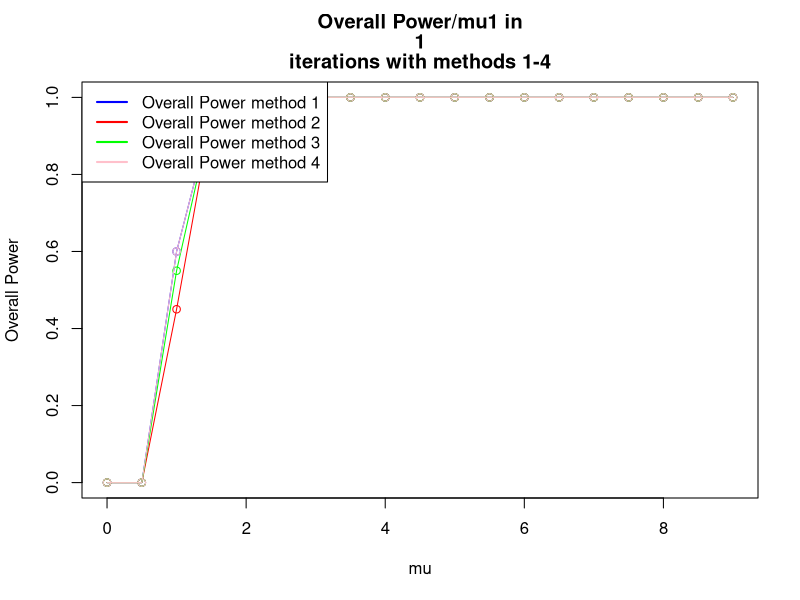
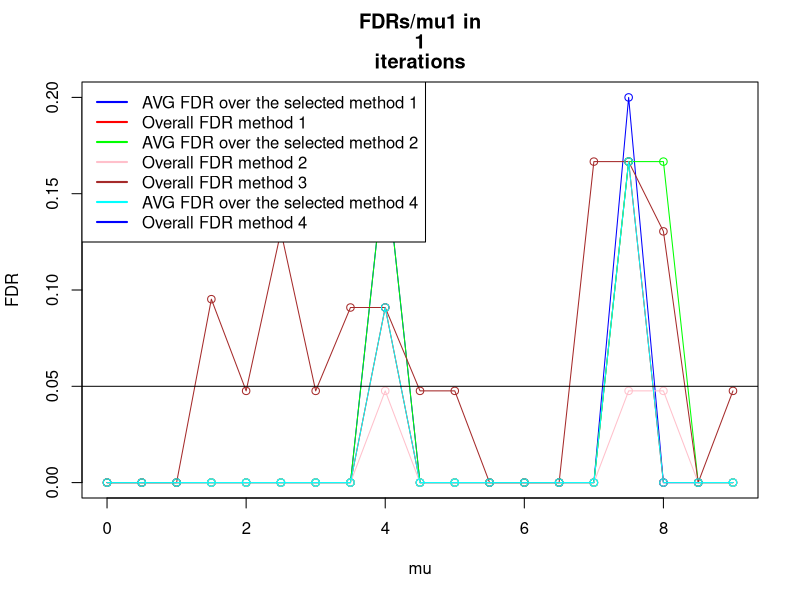
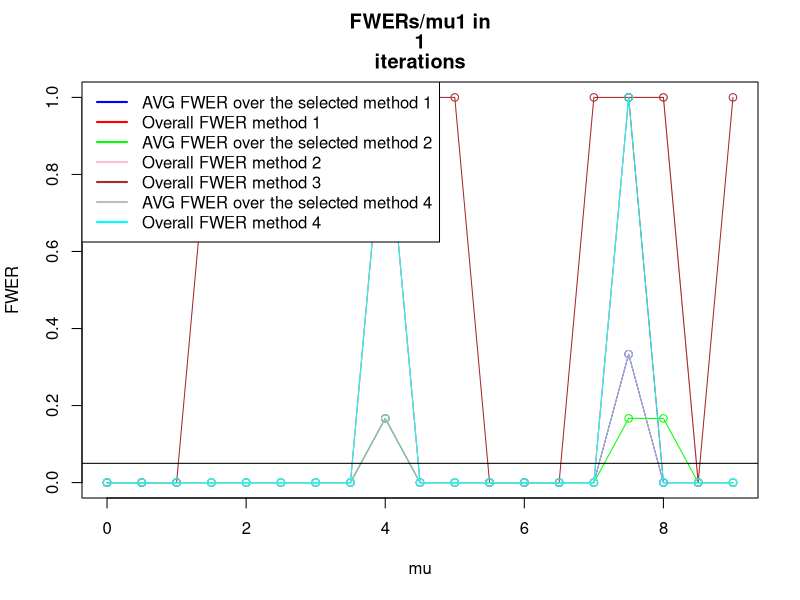
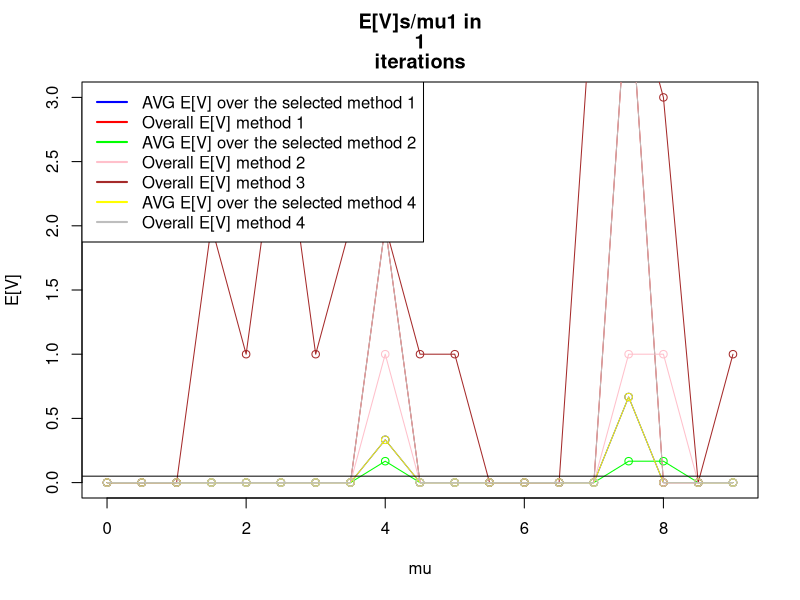
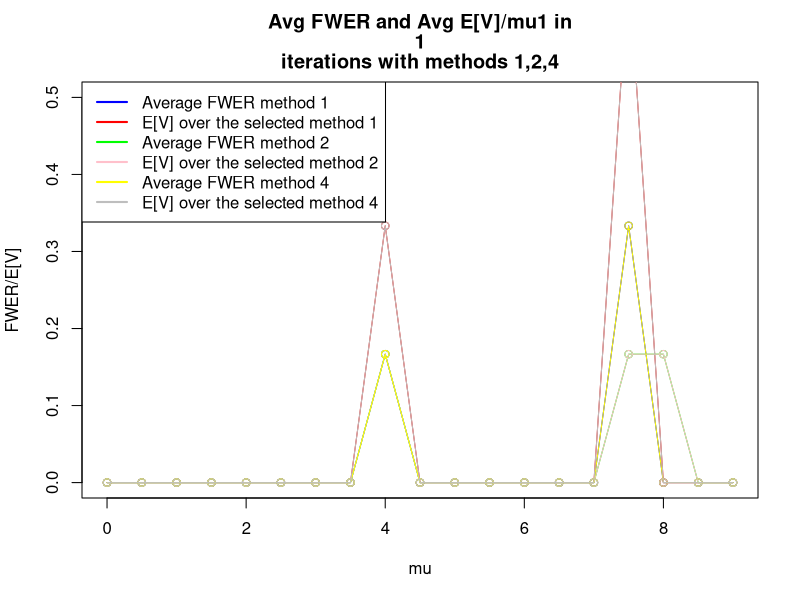

R code for these plots, in order: (Note: this script raises an error after producing the figures.)
iteration <- setClass ("iteration",
                       #Data structure that holds data regarding a certain iteration (=manipulation of random numbers)        
                       slots=c(xbars="numeric",
                               pvals="numeric",
                               refVec="logical",
                               numOfTrues="numeric",
                               truesMu1="numeric",
                               falsesMu1="numeric",
                               size="numeric",
                               proceduresApplied= "list"
                       )
)
procedure <- setClass ("procedure",
                       #a data structure holding the results of certain procedure applied to an iteration
                       
                       slots=c(procedureName="function",
                               rejects="list",
                               fr="numeric",
                               power="numeric",
                               fdr="numeric",
                               fwer="numeric"
                       )
)

calcSimesPVals<- function (PVals){
  min(p.adjust(PVals, method="BH"))
}

calcPower<-function (rejectsLength, falseRejections, size,numOfFalseH0sInRef,details=FALSE){
  #returns num of  true rejections divided by the number of planned rejections
  if (details==TRUE){
    print ("POWER CALC:")
    print (c("rejects:", rejectsLength))
    print (c("fr:", falseRejections))
    print (c("size:", size))
    print (c("numOfFalseH0sInRef:", numOfFalseH0sInRef))
    print (c("Power",(rejectsLength-falseRejections)/(size-numOfFalseH0sInRef)))
  }
  return ((rejectsLength-falseRejections)/(size-numOfFalseH0sInRef))
}

calcFDR<- function (rejects,falseRejections){
  if (rejects$length==0) return (0)
  else 
    return (falseRejections/rejects$length)
}

calcFWER<- function (rejects, falseRejections){
  if (rejects$length==0)
    return (0)
  if (falseRejections>0) 
    return (1)
  if (falseRejections==0) 
    return (0)
}

countFalseRejections<-function (rejects , refVec){
  if (rejects$length==0){ #if there were no rejects at all
    return (0)
  }
  
  fr<-0 #false rejections counter
  for (i in 1:rejects$length){ # count num of false rejects
    #     print (refVec)
    if (refVec[rejects$ix[i]]==FALSE) { #if the rejection was false
      fr<-fr+1
    }
  }
  return (fr) 
}

SelectFamiliesBH<-function (familiesSimesPVals){
  #b<-p.adjust(familiesSimesPVals,method="BH")
  #return (which(b<0.05))
  #print ("SELECT: ")
  #print (Preject(familiesSimesPVals))
  #print ("BH SELECT")
  return (Preject(method="BH", pvals=familiesSimesPVals))
  
}  
#return Array of Selected Families and old ixs



rejectTukey <- function (xbars,S,groupSize,qStar){
  statistics=as.numeric(dist(xbars)/sqrt(S/groupSize))
  b<-which(statistics>=qStar)
  
  #   print (statistics)
  #   print ("Q*")
  #   print (qStar)
  #   print (list("length"=length(b), "ix"=b))
  return (list("length"=length(b), "ix"=b))
}

Preject <- function (method="BH", pvals=c(0), details=FALSE, alpha =0.05){
  a<-p.adjust(p=pvals,method=method)
  #   print (a)
  b<- which(a<alpha)
  return (list ("length"=length(b), "ix"=b))
}

calcTukeyPVal <-function(xbars,S,groupSize, numOfGroups){
  pval<- 1-ptukey(q=max(dist(xbars))/sqrt(S/groupSize), 
                  nmeans=numOfGroups ,df=numOfGroups * (groupSize-1))
  return (pval)
}

calcPairwisePVals <-function (xbars,S,groupSize, numOfGroups,i=1,details=FALSE){
  ##useful for method C phase 2
  pvals=2*(1-pt(q=dist(xbars)/sqrt(2*S[i]/groupSize),
                df= numOfGroups*(groupSize-1)))
  if (details==TRUE){
    print (c("PAIRWISE", pvals))
    print (as.numeric(pvals))
  }
  #   readline()
  return (as.numeric(pvals))
}

getRandomXBars <-function (size, numOfTrues, truesMu1=0, falsesMu1, sd=1){
  xbar<- rep(NA,size) #init xbar
  xbar[1:numOfTrues]<- (rnorm(n=numOfTrues,mean=truesMu1,sd=sd)) 
  #define the null first families
  xbar[(numOfTrues+1):size]<- (rnorm(n=size-numOfTrues,mean=falsesMu1,sd=sd)) 
  #define the non-null last families   
  #   print (xbar)
  #   readline()
  return (xbar)
}
setDesVector <-function (size, numOfZeros,mu=4){
  a<-rep(0,numOfZeros)
  b<-rep(mu,size-numOfZeros)
  return (c(a,b))
}

setRefVectorBig <-function(size, numOfZeros,mu){
  DesVector<-setDesVector(size,numOfZeros,mu)
  #   print ("DesVector:")
  #   print (DesVector)
  return (as.logical(dist(DesVector)))
}

# this method works only for numOfGroups=3, setRefVectorBig does this right for larger sizes
# setRefVector <- function (size, numOfTrues){
#   #initialize reference vector
#   refvec<-rep (NA,size)
#   refvec[1:numOfTrues]<- TRUE # these will be true discoveries
#   refvec[(numOfTrues+1):size]<- FALSE # these will be False Discoveries
#   return (refvec)
# }


#method A(3): Overall BH (one level)
#method B(2): QTukey Statistics (2 levels) 1: TukeyPval , 2: QTukey Stat
#method C(1): BH with pairwise Pval (2 levels) 1: TukeyPVal, 2:Pairwise PVal
#method 4: To be added later - currently empty

#this algorithm builds "numOfFamilies" families, each family of size "numOfGroups",
#with "numOfTrues" trues and the rest of the families are false, with "numOfSignalFamilies"
#families in which there 
#is signal (=numOfTrues is used), and the rest of the families are with no signal (all mus are 0)
#then uses 3 different methods to reject.
tukeyTest2 <-function(n=10000, numOfFamilies=40, numOfGroups=3, numOfTrues=1, numOfSignalFamilies=5,
                      minMu1=0, maxMu1=4, interval=0.5, alpha=0.05, groupSize=16,details=FALSE){
  
  #definition of constant df
  df=numOfGroups*(groupSize-1) #calculate degs of freedom
  
  #declration of matrices to keep means, size is # of methods * the number of mu values 
  OvrPowerMeans<-matrix(0,4,(maxMu1-minMu1)/interval+1)
  AVGFDRMeans<-matrix(0,4,(maxMu1-minMu1)/interval+1)
  OvrFDRMeans<-matrix(0,4,(maxMu1-minMu1)/interval+1)
  AVGFWERMeans<-matrix(0,4,(maxMu1-minMu1)/interval+1)
  OvrFWERMeans<-matrix(0,4,(maxMu1-minMu1)/interval+1)
  OvrFRMeans<-matrix(0,4,(maxMu1-minMu1)/interval+1)
  AVGFRMeans<-matrix(0,4,(maxMu1-minMu1)/interval+1)
  
  for (mu in seq(minMu1,maxMu1,interval)){
    
    #matrices for each mu1
    TotalAVGFDR<-matrix(0,4,n)
    TotalAVGFWER<-matrix(0,4,n)
    TotalOvrFWER<-matrix(0,4,n)
    TotalOvrPower<-matrix(0,4,n)
    TotalAVGFR<-matrix(0,4,n)
    TotalOvrFR<-matrix(0,4,n)
    TotalOvrFDR<-matrix(0,4,n)
    print (mu)
    #     readline()
    
    #each iteration
    for (iters in 1:n){
      #       print (c("iter:" ,iters))
      
      #setup  of variables
      familyArray= list(numOfFamilies);
      familiesTukeyPVals = numeric(numOfFamilies);
      familiesSimesPVals = numeric(numOfFamilies);
      
      SelectedFamilies<-list(0);
      OverallRejectsLength<-numeric(4) # 4 slots for each method B/C/*/4
      OverallFR <- numeric(4)
      FDRSum <-numeric(4)
      FWERSum <- numeric(4)
      jointFamily <- new ("iteration",
                          size=choose(numOfGroups,2)*numOfFamilies,
                          numOfTrues=0+
                            #num of true hypotheses in the no signal zone
                            numOfSignalFamilies*(numOfGroups-1),
                          #num of true hypotheses in the signal zone
                          falsesMu1=mu
      )
      #       print (jointFamily)
      #       readline()
      ##init variance vector
      S=rchisq(n=numOfFamilies,df=df)/df
      
      for (i in 1:numOfFamilies){
        
        familyArray[[i]]= new ("iteration",
                               size=choose (numOfGroups,2),
                               numOfTrues=numOfTrues, #=1
                               falsesMu1=mu
        ) #init family
        
        
        if (i<=numOfSignalFamilies){ #first 5 families with signal
          familyArray[[i]]@refVec=setRefVectorBig(
            size=numOfGroups,
            numOfZeros=numOfGroups-numOfTrues,
            mu=mu)
          #           print ("Reference vector:")
          #           print (familyArray[[i]]@refVec)
          #build reference Vector
          familyArray[[i]]@xbars=getRandomXBars(size=numOfGroups,
                                                numOfTrues=numOfGroups-1,
                                                falsesMu1=mu,
                                                sd=sqrt(1/groupSize))
        }
        else { #35 families no signal
          familyArray[[i]]@refVec=setRefVectorBig(
            size=numOfGroups,
            numOfZeros=numOfGroups,
            mu=mu)
          
          #build reference Vector (we set numOfTrues as 1 and falsesMu1 as 0 so that all xbars are
          #generated around 0, the value of numOfTrues doesnt matter here)
          familyArray[[i]]@xbars=getRandomXBars(size=numOfGroups,
                                                numOfTrues=1,
                                                falsesMu1=0,
                                                sd=sqrt(1/groupSize))
        }
        #                             print ("Reference vector:")
        #                             print (familyArray[[i]]@refVec)
        if (details==TRUE){
          #                    print (i)
          #                    print (familyArray[[i]]@xbars)         
        } #end details print
        
        familyArray[[i]]@pvals=calcPairwisePVals(familyArray[[i]]@xbars,
                                                 S,
                                                 groupSize,
                                                 numOfGroups,
                                                 i=i,
                                                 details=FALSE)
        #        readline()
        #calc Pairwise PVals for Method C(1)
        
        familyArray[[i]]@proceduresApplied=append(familyArray[[i]]@proceduresApplied,
                                                  new ("procedure"))
        familyArray[[i]]@proceduresApplied=append(familyArray[[i]]@proceduresApplied,
                                                  new ("procedure"))
        familyArray[[i]]@proceduresApplied=append(familyArray[[i]]@proceduresApplied,
                                                  new ("procedure"))
        familyArray[[i]]@proceduresApplied=append(familyArray[[i]]@proceduresApplied,
                                                  new ("procedure"))
        familiesTukeyPVals[i]=calcTukeyPVal(familyArray[[i]]@xbars
                                            ,S[i],groupSize, numOfGroups)
        familiesSimesPVals[i]=calcSimesPVals(familyArray[[i]]@pvals)
        
        #calc Tukey PVals for method B(2)
        
        #         print (c("family tukey pval", i, familiesTukeyPVals[i]))
        
        #add to jointFamily for methods 3-4
        jointFamily@refVec=append(jointFamily@refVec,familyArray[[i]]@refVec)
        jointFamily@xbars=append(jointFamily@xbars,familyArray[[i]]@xbars)
        jointFamily@pvals=append(jointFamily@pvals,familyArray[[i]]@pvals)
        jointFamily@proceduresApplied=append(familyArray[[i]]@proceduresApplied,
                                             new ("procedure"))
        jointFamily@proceduresApplied=append(familyArray[[i]]@proceduresApplied,
                                             new ("procedure"))
      } #end for i
      
      if (details==TRUE){
        #         print (jointFamily)
        #         print (familiesSimesPVals)
        #         readline()
      }
      
      #method B,C step 1: select interesting families using BH
      SelectedFamilies[[1]]<-SelectFamiliesBH(familiesTukeyPVals)
      SelectedFamilies[[2]]<-SelectedFamilies[[1]] #for this stage selection for both methods is the same
      qStar=qtukey(p=1-alpha*SelectedFamilies[[1]]$length/numOfFamilies,
                   nmeans=numOfGroups,df=df)
      SelectedFamilies[[4]]<-SelectFamiliesBH(familiesSimesPVals)
      #       print (familyArray[[i]]@pvals, qStar)
      print ("SELECTS FROM METHOD 4")
      print (SelectedFamilies[[4]])
      #             readline()
      
      
      ##method 1/2 step 2: #process BH/QTukey on selected families
      for (methodix in 1:3){ #run through methods
        if (methodix==3){
          methodix<-4
        }
        print (c("METHOD:", methodix))
        if (SelectedFamilies[[methodix]]$length>0){   #if there are any selected families
          for (i in 1:SelectedFamilies[[methodix]]$length){ #run thru selected families
            
            if (methodix==1 || methodix==4){
              #method 1=method C
              #method 4= BH BH (simes)
              #print ("1")
              # reject inside the selected families with BH alpha=0.05*r/m
              familyArray[[SelectedFamilies[[methodix]]$ix[i]]]@proceduresApplied[[methodix]]@rejects<-
                Preject(method="BH", pvals=familyArray[[SelectedFamilies[[methodix]]$ix[i]]]@pvals, 
                        alpha=alpha*SelectedFamilies[[methodix]]$length/numOfFamilies)
            }
            if (methodix==2){
              #methodB
              #print ("2")
              # reject inside the selected families with QTUKEY threshold
              familyArray[[SelectedFamilies[[methodix]]$ix[i]]]@proceduresApplied[[2]]@rejects<-
                rejectTukey( familyArray[[SelectedFamilies[[methodix]]$ix[i]]]@xbars,
                             S[SelectedFamilies[[methodix]]$ix[i]],
                             groupSize,
                             qStar)
              #               print (dist(familyArray[[SelectedFamilies[[methodix]]$ix[i]]]@xbars))
              #               print (familyArray[[SelectedFamilies[[methodix]]$ix[i]]]@refVec)
              #               readline()
            }
            
            #calc frs,power,fdr,fwer for the ith selectedfamily
            familyArray[[SelectedFamilies[[methodix]]$ix[i]]]@proceduresApplied[[methodix]]@fr=
              countFalseRejections(
                familyArray[[SelectedFamilies[[methodix]]$ix[i]]]@proceduresApplied[[methodix]]@rejects,
                familyArray[[SelectedFamilies[[methodix]]$ix[i]]]@refVec)
            
            familyArray[[SelectedFamilies[[methodix]]$ix[i]]]@proceduresApplied[[methodix]]@power=
              calcPower(familyArray[[SelectedFamilies[[methodix]]$ix[i]]]@proceduresApplied[[methodix]]@rejects$length,
                        familyArray[[SelectedFamilies[[methodix]]$ix[i]]]@proceduresApplied[[methodix]]@fr, 
                        familyArray[[SelectedFamilies[[methodix]]$ix[i]]]@size, 
                        length(which(familyArray[[SelectedFamilies[[methodix]]$ix[i]]]@refVec==FALSE)))
            
            familyArray[[SelectedFamilies[[methodix]]$ix[i]]]@proceduresApplied[[methodix]]@fdr=
              calcFDR(familyArray[[SelectedFamilies[[methodix]]$ix[i]]]@proceduresApplied[[methodix]]@rejects,
                      familyArray[[SelectedFamilies[[methodix]]$ix[i]]]@proceduresApplied[[methodix]]@fr)
            
            familyArray[[SelectedFamilies[[methodix]]$ix[i]]]@proceduresApplied[[methodix]]@fwer=
              calcFWER(familyArray[[SelectedFamilies[[methodix]]$ix[i]]]@proceduresApplied[[methodix]]@rejects,
                       familyArray[[SelectedFamilies[[methodix]]$ix[i]]]@proceduresApplied[[methodix]]@fr)
            if (details==TRUE){ 
              print (c("Family number:", SelectedFamilies[[methodix]]$ix[i]))
              print (c("FRs:", familyArray[[SelectedFamilies[[methodix]]$ix[i]]]@proceduresApplied[[methodix]]@fr))
              print (c("FDR:", familyArray[[SelectedFamilies[[methodix]]$ix[i]]]@proceduresApplied[[methodix]]@fdr))
              print (c("FWER: ", familyArray[[SelectedFamilies[[methodix]]$ix[i]]]@proceduresApplied[[methodix]]@fwer))
              print (c("Power: ", familyArray[[SelectedFamilies[[methodix]]$ix[i]]]@proceduresApplied[[methodix]]@power))
              print (c("Rejects:", familyArray[[SelectedFamilies[[methodix]]$ix[i]]]@proceduresApplied[[methodix]]@rejects$length))
            } #end details print
            FDRSum[methodix]=FDRSum[methodix]+familyArray[[SelectedFamilies[[methodix]]$ix[i]]]@proceduresApplied[[methodix]]@fdr
            FWERSum[methodix]=FWERSum[methodix]+familyArray[[SelectedFamilies[[methodix]]$ix[i]]]@proceduresApplied[[methodix]]@fwer  				
            OverallFR[methodix]=OverallFR[methodix]+familyArray[[SelectedFamilies[[methodix]]$ix[i]]]@proceduresApplied[[methodix]]@fr
            OverallRejectsLength[methodix]=OverallRejectsLength[methodix]+familyArray[[SelectedFamilies[[methodix]]$ix[i]]]@
              proceduresApplied[[methodix]]@rejects$length
            
            
          } #end for loop of i selected families     
          #           print (c("OVERALL REJECTS LENGTH method :", methodix ,OverallRejectsLength[methodix]))
          
          
          TotalAVGFDR[methodix, iters] <-FDRSum[methodix]/SelectedFamilies[[methodix]]$length
          if (is.nan(TotalAVGFDR[methodix, iters])) {
            TotalAVGFDR[methodix, iters]<-0
          }
          TotalAVGFWER[methodix, iters]<-FWERSum[methodix]/SelectedFamilies[[methodix]]$length
          if (is.nan(TotalAVGFDR[methodix, iters])) {
            TotalAVGFWER[methodix, iters]<-0
          }
          print ("TOTAL OVR POWER CALC")
          print ("")
          TotalOvrPower[methodix, iters]<- calcPower(rejects=OverallRejectsLength[methodix],
                                                     falseRejections=OverallFR[methodix],
                                                     size=jointFamily@size,
                                                     numOfFalseH0sInRef=jointFamily@size-jointFamily@numOfTrues
          ) 
          
          #             (OverallRejectsLength[methodix]-OverallFR[methodix])/(numOfFamilies*(numOfGroups-numOfTrues))
          TotalOvrFR[methodix, iters]<-OverallFR[methodix]
          TotalAVGFR[methodix, iters]<-OverallFR[methodix]/SelectedFamilies[[methodix]]$length
          
          TotalOvrFDR[methodix, iters]<- OverallFR[methodix]/OverallRejectsLength[methodix]
          if (is.nan(TotalOvrFDR[methodix, iters])) {
            TotalOvrFDR[methodix, iters]<-0
          }
          
          TotalOvrFWER[methodix, iters]<-sign(TotalOvrFDR[methodix, iters])
          if (is.nan(TotalOvrFWER[methodix, iters])) {
            TotalOvrFWER[methodix, iters]<-0
          }
          
          print (c("Iteration:", iters, "mu1:", mu, "method:", methodix))
          print (c("Average FDR:", FDRSum[methodix]/SelectedFamilies[[methodix]]$length))
          print (c("Overall FDR: ",  OverallFR[methodix]/OverallRejectsLength[methodix]))
          print (c("Average FWER: ", FWERSum[methodix]/SelectedFamilies[[methodix]]$length))
          print (c("Overall FR: ", OverallFR[methodix]))
          print (c("Interesting Families () are",SelectedFamilies[[methodix]]))
          #readline()
          
          
        } #end if selected families exist
        else {
          #"no selected families in iteration - all stats  are 0"
          print ("no families selected")
          TotalAVGFDR[methodix,iters]<-0
          TotalAVGFWER[methodix,iters]<-0
          TotalOvrFWER[methodix,iters]<-0
          TotalOvrPower[methodix,iters]<-0
          TotalOvrFR[methodix,iters]<-0
          TotalAVGFR[methodix,iters]<-0
          TotalOvrFDR[methodix,iters]<-0
        }
      } #end for methodix
      
      # methods 3/4
      for (methodix in 3:3){
        if (methodix==3){
          #method 3 - overall BH - take joint family and reject in it using BH
          jointFamily@proceduresApplied[[methodix-2]]@rejects=Preject(method="BH", pvals=jointFamily@pvals, alpha=0.05)
        }
        
        #calc stats for joint family
        jointFamily@proceduresApplied[[methodix-2]]@fr=countFalseRejections(jointFamily@proceduresApplied[[methodix-2]]@rejects,jointFamily@refVec)
        jointFamily@proceduresApplied[[methodix-2]]@power=calcPower(jointFamily@proceduresApplied[[methodix-2]]@rejects$length,
                                                                    jointFamily@proceduresApplied[[methodix-2]]@fr, jointFamily@size, jointFamily@size-jointFamily@numOfTrues)
        jointFamily@proceduresApplied[[methodix-2]]@fdr=calcFDR(jointFamily@proceduresApplied[[methodix-2]]@rejects,
                                                                jointFamily@proceduresApplied[[methodix-2]]@fr)
        jointFamily@proceduresApplied[[methodix-2]]@fwer=calcFWER(jointFamily@proceduresApplied[[methodix-2]]@rejects, 
                                                                  jointFamily@proceduresApplied[[methodix-2]]@fr)
        
        TotalOvrFDR[methodix,iters]=jointFamily@proceduresApplied[[methodix-2]]@fdr
        TotalOvrFWER[methodix,iters]=jointFamily@proceduresApplied[[methodix-2]]@fwer					
        TotalOvrFR[methodix,iters]=jointFamily@proceduresApplied[[methodix-2]]@fr
        TotalOvrPower[methodix,iters]=jointFamily@proceduresApplied[[methodix-2]]@power						
        
      }
      #			print ("TOTAL OVR FDR")
      #			print (TotalOvrFDR)
    } #end n for - iterations
    
    #print ("Total AVG FDR")
    #print (mean(TotalAVGFDR))
    #print ("Total AVG FWER")
    #print (mean(TotalAVGFWER))
    #print ("Total Ovr FR")
    #print (mean(TotalOvrFR))
    #print ("Total OVr FDR")
    #print (mean(TotalOvrFDR))
    
    for (methodix in 1:4){
      if (methodix!=3){
        AVGFDRMeans[methodix,(mu-minMu1)/interval+1]<-mean(TotalAVGFDR[methodix,])
        AVGFWERMeans[methodix,(mu-minMu1)/interval+1]<-mean(TotalAVGFWER[methodix,])
        AVGFRMeans[methodix,(mu-minMu1)/interval+1]<-mean(TotalAVGFR[methodix,])
      }
      OvrPowerMeans[methodix,(mu-minMu1)/interval+1]<-mean(TotalOvrPower[methodix,])
      OvrFDRMeans[methodix,(mu-minMu1)/interval+1]<-mean(TotalOvrFDR[methodix,])
      OvrFWERMeans[methodix,(mu-minMu1)/interval+1]<-mean(TotalOvrFWER[methodix,])
      OvrFRMeans[methodix,(mu-minMu1)/interval+1]<-mean(TotalOvrFR[methodix,])
      
      #			print ('Ovr fdrmeans')
      #			print (OvrFDRMeans)
      
    }#end methodix for 
  } #end mu for
  
  
  
  #	print (OvrFDRMeans[1,])
  #	print (OvrFDRMeans[2,])
  #	print (AVGFDRMeans[1,])
  #	print (AVGFDRMeans[2,])
  #	
  
  plot (seq(minMu1,maxMu1,interval),OvrPowerMeans[1,], 
        col="blue", ylim=c(0,1),xlab= "mu", ylab= "Overall Power",
        main =c("Overall Power/mu1 in", n, "iterations with methods 1-4"), type="o")
  lines (seq(minMu1,maxMu1,interval),OvrPowerMeans[2,], col="red", type="o")
  lines (seq(minMu1,maxMu1,interval),OvrPowerMeans[3,], col="green", type="o")
  lines (seq(minMu1,maxMu1,interval),OvrPowerMeans[4,], col="pink", type="o")
  
  
  legend("topleft", 
         legend= c("Overall Power method 1", "Overall Power method 2", 
                   "Overall Power method 3","Overall Power method 4"), 
         lty=c(1,1,1,1),
         lwd=c(2,2,2,2),
         col=c("blue","red", "green", "pink")
  )
  plot (seq(minMu1,maxMu1,interval),AVGFDRMeans[1,], 
        col="blue", ylim=c(0,0.2),xlab= "mu", ylab= "FDR",
        main =c("FDRs/mu1 in", n, "iterations"), type="o")
  lines (seq(minMu1,maxMu1,interval),OvrFDRMeans[1,], col="red", type="o")
  lines (seq(minMu1,maxMu1,interval),AVGFDRMeans[2,], col="green", type="o")
  lines (seq(minMu1,maxMu1,interval),OvrFDRMeans[2,], col="pink", type="o")
  lines (seq(minMu1,maxMu1,interval),OvrFDRMeans[3,], col="brown", type="o")
  lines (seq(minMu1,maxMu1,interval),OvrFDRMeans[4,], col="cyan", type="o")
  abline (h=0.05, col="black")
  
  legend("topleft", 
         legend= c("AVG FDR over the selected method 1", "Overall FDR method 1",
                   "AVG FDR over the selected method 2", "Overall FDR method 2", 
                   "Overall FDR method 3",
                   "AVG FDR over the selected method 4", "Overall FDR method 4" ), 
         lty=c(1,1,1,1),
         lwd=c(2,2,2,2),
         col=c("blue","red", "green", "pink", "brown","cyan")
  )
  plot (seq(minMu1,maxMu1,interval),AVGFWERMeans[1,], 
        col="blue", ylim=c(0,1),xlab= "mu", ylab= "FWER",
        main =c("FWERs/mu1 in", n, "iterations"), type="o")
  lines (seq(minMu1,maxMu1,interval),OvrFWERMeans[1,], col="red", type="o")
  lines (seq(minMu1,maxMu1,interval),AVGFWERMeans[2,], col="green", type="o")
  lines (seq(minMu1,maxMu1,interval),OvrFWERMeans[2,], col="pink", type="o")
  lines (seq(minMu1,maxMu1,interval),OvrFWERMeans[3,], col="brown", type="o")
  lines (seq(minMu1,maxMu1,interval),AVGFWERMeans[4,], col="grey", type="o")
  lines (seq(minMu1,maxMu1,interval),OvrFWERMeans[4,], col="cyan", type="o")
  abline (h=0.05, col="black")
  
  legend("topleft", 
         legend= c("AVG FWER over the selected method 1", "Overall FWER method 1",
                   "AVG FWER over the selected method 2", "Overall FWER method 2", 
                   "Overall FWER method 3", 
                   "AVG FWER over the selected method 4","Overall FWER method 4"), 
         lty=c(1,1,1,1),
         lwd=c(2,2,2,2),
         col=c("blue","red", "green", "pink", "brown","grey", "cyan")
  )
  
  plot (seq(minMu1,maxMu1,interval),AVGFRMeans[1,], 
        col="blue", ylim=c(0,3),xlab= "mu", ylab= "E[V]",
        main =c("E[V]s/mu1 in", n, "iterations"), type="o")
  lines (seq(minMu1,maxMu1,interval),OvrFRMeans[1,], col="red", type="o")
  lines (seq(minMu1,maxMu1,interval),AVGFRMeans[2,], col="green", type="o")
  lines (seq(minMu1,maxMu1,interval),OvrFRMeans[2,], col="pink", type="o")
  lines (seq(minMu1,maxMu1,interval),OvrFRMeans[3,], col="brown", type="o")
  lines (seq(minMu1,maxMu1,interval),AVGFRMeans[4,], col="yellow", type="o")
  lines (seq(minMu1,maxMu1,interval),OvrFRMeans[4,], col="grey", type="o")
  abline (h=0.05, col="black")
  
  legend("topleft", 
         legend= c("AVG E[V] over the selected method 1", "Overall E[V] method 1", 
                   "AVG E[V] over the selected method 2", "Overall E[V] method 2", 
                   "Overall E[V] method 3",
                   "AVG E[V] over the selected method 4", "Overall E[V] method 4"), 
         lty=c(1,1,1,1),
         lwd=c(2,2,2,2),
         col=c("blue","red", "green", "pink", "brown","yellow","grey")
  )
  plot (seq(minMu1,maxMu1,interval),AVGFWERMeans[1,] , col="blue", ylim=c(0,0.5),
        ylab="FWER/E[V]", xlab="mu",
        main =c("Avg FWER and Avg E[V]/mu1 in", n, "iterations with methods 1,2,4"), type="o")
  #    readline()
  lines (seq(minMu1,maxMu1,interval),AVGFRMeans[1,], col="red", type="o")
  lines (seq(minMu1,maxMu1,interval),AVGFWERMeans[2,], col="green", type="o")
  lines (seq(minMu1,maxMu1,interval),AVGFRMeans[2,], col="pink", type="o")
  lines (seq(minMu1,maxMu1,interval),AVGFWERMeans[4,], col="yellow", type="o")
  lines (seq(minMu1,maxMu1,interval),AVGFRMeans[4,], col="grey", type="o")
  legend("topleft", 
         legend= c("Average FWER method 1","E[V] over the selected method 1",
                   "Average FWER method 2","E[V] over the selected method 2",
                   "Average FWER method 4","E[V] over the selected method 4"), 
         lty=c(1,1,1,1),
         lwd=c(2,2,2,2),
         col=c("blue","red", "green", "pink","yellow","grey")
  )
  
  #change column names in table
#   colnames(OvrPowerMeans)<-seq(minMu1,maxMu1,interval)
  colnames(OvrFDRMeans)<-seq(minMu1,maxMu1,interval)
  colnames(AVGFDRMeans)<-seq(minMu1,maxMu1,interval)
  colnames(OvrFWERMeans)<-seq(minMu1,maxMu1,interval)
  colnames(OvrFRMeans)<-seq(minMu1,maxMu1,interval)
  colnames(AVGFRMeans)<-seq(minMu1,maxMu1,interval)
  colnames(AVGFWERMeans)<-seq(minMu1,maxMu1,interval)
  #rownames(OvrPowerMeans)<-c("QTukey Stat", "Pairwise", "Overall BH", "BH BH")
  
  print ("OVERALL POWER:")
  print (OvrPowerMeans)
#   sprintf("%1.7f", OvrPowerMeans)
#   format (OvrPowerMeans,digits=10)
#  formatC( OvrPowerMeans, format='f',width=8, digits=4 )
#   
  print ("AVG FDR:")
  print( AVGFDRMeans)
  print ("OVERALL FDR:")
  print( OvrFDRMeans)
  print ("OVERALL FWER:")
  print(OvrFWERMeans)
  print ("OVERALL E[V]:")
  print(OvrFRMeans)
  print ("AVG E[V]: ")
  print (AVGFRMeans)
  print ("AVG FWER: ")
  print (AVGFWERMeans)
  
  wb<-loadWorkbook(paste("TukeyTest",Sys.Date(),".xls"), create = TRUE)
  createSheet(wb, name = "OVERALL POWER")
  writeWorksheet(wb, OvrPowerMeans, sheet = "OVERALL POWER")
  
  createSheet(wb, name = "AVG FDR")
  writeWorksheet(wb, AVGFDRMeans, sheet = "AVG FDR")
  createSheet(wb, name = "OVERALL FDR")
  writeWorksheet(wb, OvrFDRMeans, sheet = "OVERALL FDR")
  createSheet(wb, name = "OVERALL FWER")
  writeWorksheet(wb, OvrFWERMeans, sheet = "OVERALL FWER")
  createSheet(wb, name = "OVERALL E(V)")
  writeWorksheet(wb, OvrFRMeans, sheet = "OVERALL E(V)")
  createSheet(wb, name = "AVG E(V)")
  writeWorksheet(wb, AVGFRMeans, sheet = "AVG E(V)")
  createSheet(wb, name = "AVG FWER")
  writeWorksheet(wb, AVGFWERMeans, sheet = "AVG FWER")
  saveWorkbook(wb)
}

#tukeyTest2(n=100)
tukeyTest2(n=1, numOfGroups=5,minMu1=0, maxMu1=9,details=FALSE)
